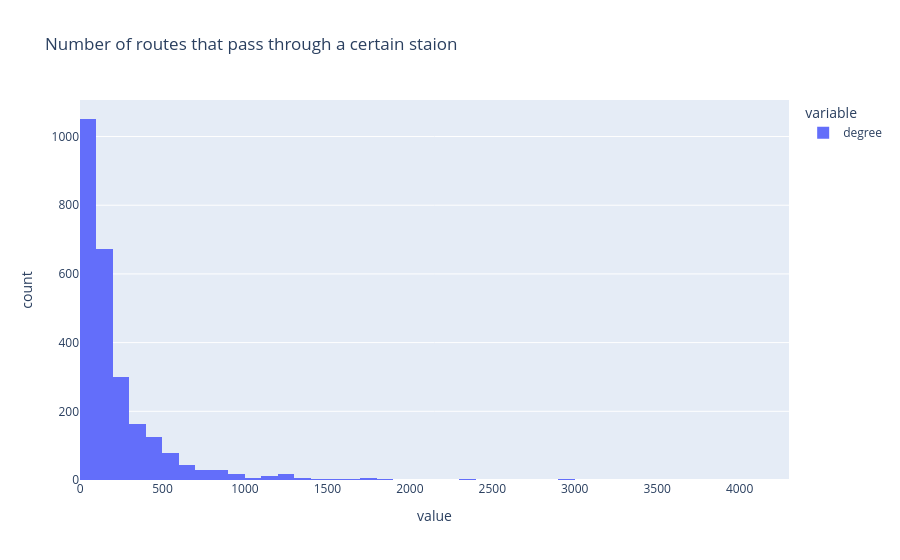

The notebook cell this image was saved under:
### Code cell
fig = px.histogram(stations_degree["degree"],labels=stations_degree["station"], nbins=70, title="Number of routes that pass through a certain staion")
fig.show()

### Figure 1 — Plotly figure (JSON) as saved in the notebook; plotly's stock layout.template omitted (floating-point values rounded to 4 significant figures; data arrays with more than 128 entries replaced by an {"elided": "..."} marker saying what was removed)
{"data": [{"bingroup": "x", "hovertemplate": "variable=degree<br>value=%{x}<br>count=%{y}<extra></extra>", "legendgroup": "degree", "marker": {"color": "#636efa", "pattern": {"shape": ""}}, "name": "degree", "nbinsx": 70, "orientation": "v", "showlegend": true, "type": "histogram", "x": {"elided": "2577 int values"}, "xaxis": "x", "yaxis": "y"}], "layout": {"barmode": "relative", "legend": {"title": {"text": "variable"}, "tracegroupgap": 0}, "title": {"text": "Number of routes that pass through a certain staion"}, "xaxis": {"anchor": "y", "domain": [0, 1], "title": {"text": "value"}}, "yaxis": {"anchor": "x", "domain": [0, 1], "title": {"text": "count"}}}}
